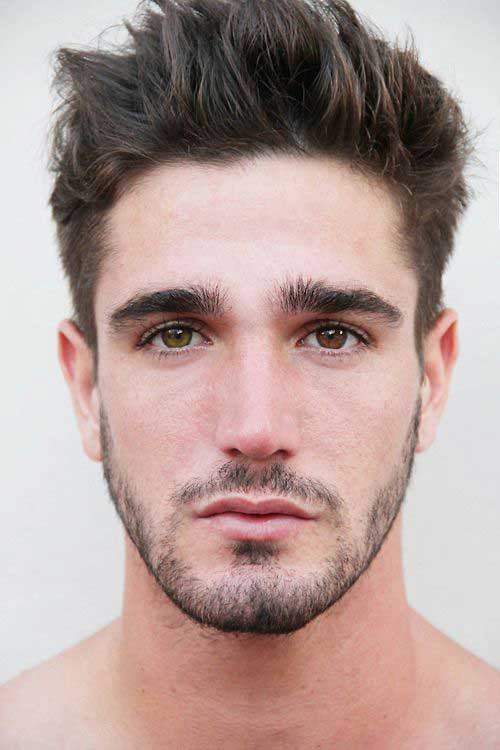
#> input picture Q.jpg, 500 x 750 px
$ python sadtalker_face_preprocessing.py --image ../Q.jpg
#> lines starting #> are read from the running program, lines starting #| are printed output that depends on the picture
#!/usr/bin/env python3
"""
SadTalker Face Detection Preprocessing
Improves face detection success rate by preprocessing images and adjusting detection parameters
"""

import cv2
import numpy as np
from PIL import Image, ImageEnhance
from pathlib import Path
import logging

def preprocess_face_image(image_path: str, output_path: str = None, enhance_contrast: bool = True,
                         resize_to: tuple = None, enhance_brightness: float = 1.0) -> str:
    """
    Preprocess face image to improve SadTalker face detection success rate.

    Args:
        image_path: Path to input image
        output_path: Path for output image (if None, overwrites input)
        enhance_contrast: Whether to enhance image contrast
        resize_to: Target size (width, height) for resizing
        enhance_brightness: Brightness enhancement factor (1.0 = no change)

    Returns:
        Path to processed image
    """
#> called with image_path = '../Q.jpg', enhance_contrast = True, enhance_brightness = 1
    try:
        # Load image
        image = Image.open(image_path).convert('RGB')
#> image is the input picture: PIL image 500x750 RGB; mean R, G, B 180.9, 158.5, 153.8

        # Resize if specified
        if resize_to:
            image = image.resize(resize_to, Image.Resampling.LANCZOS)

        # Enhance brightness if needed
        if enhance_brightness != 1.0:
            enhancer = ImageEnhance.Brightness(image)
            image = enhancer.enhance(enhance_brightness)

        # Enhance contrast for better face detection
        if enhance_contrast:
            enhancer = ImageEnhance.Contrast(image)
            image = enhancer.enhance(1.3)  # Moderate contrast enhancement
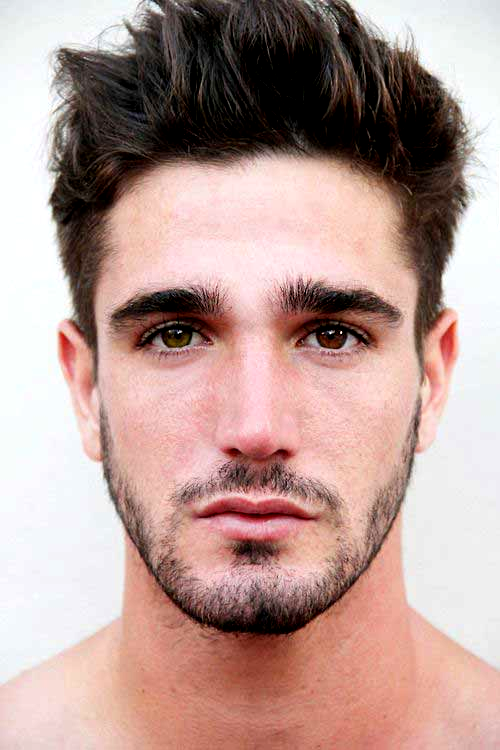
#> image: PIL image 500x750 RGB; mean R, G, B 185.7, 156.9, 151.1

        # Enhance sharpness
        enhancer = ImageEnhance.Sharpness(image)
        image = enhancer.enhance(1.2)  # Slight sharpness enhancement

        # Apply histogram equalization for better feature visibility
        image_array = np.array(image)
        image_array = apply_adaptive_histogram_equalization(image_array)
        image = Image.fromarray(image_array)

        # Save processed image
        if output_path is None:
            output_path = image_path

        image.save(output_path, "JPEG", quality=95)

        logging.info(f"[SUCCESS] Preprocessed face image: {Path(image_path).name} -> {Path(output_path).name}")
        return output_path

    except Exception as e:
        logging.error(f"[ERROR] Face preprocessing failed: {e}")
        return image_path  # Return original path if preprocessing fails

def apply_adaptive_histogram_equalization(image_array: np.ndarray) -> np.ndarray:
    """Apply adaptive histogram equalization to improve image contrast."""
    try:
        # Convert to YUV color space
        yuv = cv2.cvtColor(image_array, cv2.COLOR_RGB2YUV)
#> yuv: shape (750, 500, 3); mean of channels 0, 1, 2 164.6, 121.2, 146.2

        # Apply CLAHE (Contrast Limited Adaptive Histogram Equalization) to Y channel
        clahe = cv2.createCLAHE(clipLimit=2.0, tileGridSize=(8, 8))
        yuv[:, :, 0] = clahe.apply(yuv[:, :, 0])
#> yuv: shape (750, 500, 3); mean of channels 0, 1, 2 161.8, 121.2, 146.2

        # Convert back to RGB
        enhanced = cv2.cvtColor(yuv, cv2.COLOR_YUV2RGB)
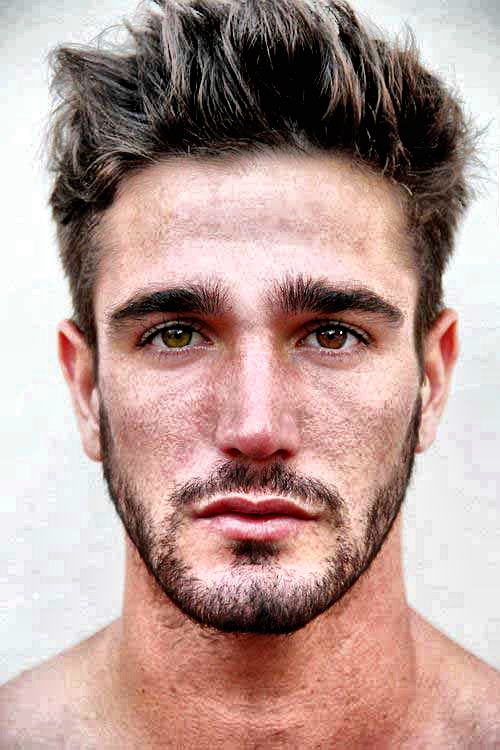
#> enhanced: shape (750, 500, 3); mean R, G, B 182.4, 153.9, 148.2

        return enhanced

    except Exception:
        # If enhancement fails, return original
        return image_array

# [90 lines left out: functions create_multiple_detection_variants, patch_sadtalker_detection_confidence, not called in this run]

def main():
    """Test face preprocessing functions."""
    import argparse

    parser = argparse.ArgumentParser(description="Preprocess face images for better SadTalker detection")
    parser.add_argument("--image", help="Input image path")
    parser.add_argument("--output", help="Output image path")
    parser.add_argument("--variants", help="Create detection variants in this directory")
    parser.add_argument("--patch-confidence", type=float, help="Patch SadTalker confidence threshold")
    parser.add_argument("--sadtalker-path", help="Path to SadTalker directory for patching")

    args = parser.parse_args()

    logging.basicConfig(level=logging.INFO)

    if args.patch_confidence and args.sadtalker_path:
        patch_sadtalker_detection_confidence(args.sadtalker_path, args.patch_confidence)

    if args.variants:
        create_multiple_detection_variants(args.image, args.variants)
    else:
        preprocess_face_image(args.image, args.output)

if __name__ == "__main__":
    main()
